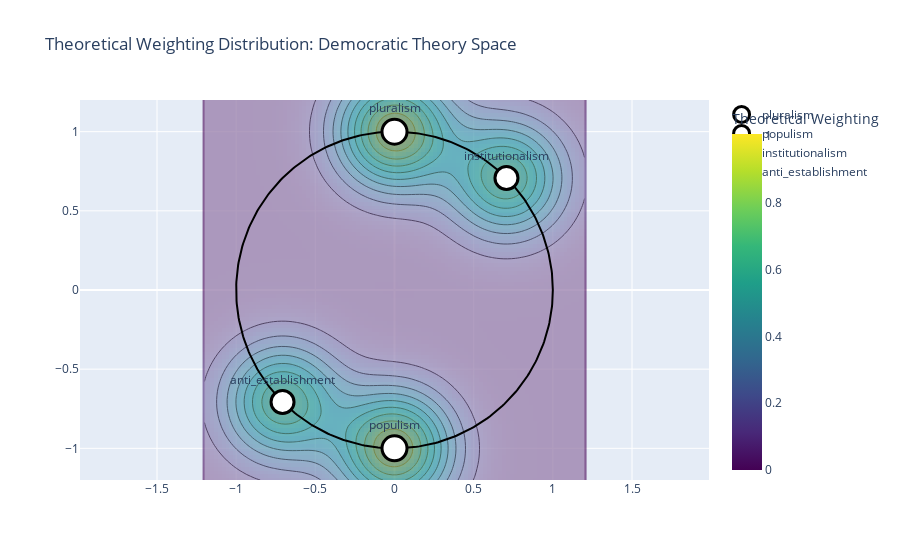

Notebook code cell kept with this figure:
### Code cell
# 2. Theoretical Weighting Heatmap Demonstration
weighting_viz = TheoreticalWeightingVisualizer()

fig_weighting = weighting_viz.create_weighting_heatmap(
    anchors=democracy_anchors,
    title="Theoretical Weighting Distribution: Democratic Theory Space",
    show_contours=True
)

# Figure displays automatically - no need for explicit .show()

print("🌈 Theoretical weighting visualization reveals:")
print("  • Anchor influence zones across coordinate space")
print("  • Weight-based distribution (stronger anchors = higher weighting)")
print("  • Contour lines showing equipotential theoretical regions")
print("  • Framework Specification v3.2 theoretical weighting modeling implementation")

### Figure 1 — Plotly figure (JSON) as saved in the notebook; plotly's stock layout.template omitted (floating-point values rounded to 4 significant figures; data arrays with more than 128 entries replaced by an {"elided": "..."} marker saying what was removed)
{"data": [{"colorbar": {"title": {"text": "Theoretical Weighting"}}, "colorscale": [[0, "#440154"], [0.1111, "#482878"], [0.2222, "#3e4989"], [0.3333, "#31688e"], [0.4444, "#26828e"], [0.5556, "#1f9e89"], [0.6667, "#35b779"], [0.7778, "#6ece58"], [0.8889, "#b5de2b"], [1, "#fde725"]], "hovertemplate": "Weighting: %{z:.3f}<extra></extra>", "opacity": 0.6, "type": "heatmap", "x": [-1.2, -1.176, -1.152, -1.127, -1.103, -1.079, -1.055, -1.03, -1.006, -0.9818, -0.9576, -0.9333, -0.9091, -0.8848, -0.8606, -0.8364, -0.8121, -0.7879, -0.7636, -0.7394, -0.7152, -0.6909, -0.6667, -0.6424, -0.6182, -0.5939, -0.5697, -0.5455, -0.5212, -0.497, -0.4727, -0.4485, -0.4242, -0.4, -0.3758, -0.3515, -0.3273, -0.303, -0.2788, -0.2545, -0.2303, -0.2061, -0.1818, -0.1576, -0.1333, -0.1091, -0.08485, -0.06061, -0.03636, -0.01212, 0.01212, 0.03636, 0.06061, 0.08485, 0.1091, 0.1333, 0.1576, 0.1818, 0.2061, 0.2303, 0.2545, 0.2788, 0.303, 0.3273, 0.3515, 0.3758, 0.4, 0.4242, 0.4485, 0.4727, 0.497, 0.5212, 0.5455, 0.5697, 0.5939, 0.6182, 0.6424, 0.6667, 0.6909, 0.7152, 0.7394, 0.7636, 0.7879, 0.8121, 0.8364, 0.8606, 0.8848, 0.9091, 0.9333, 0.9576, 0.9818, 1.006, 1.03, 1.055, 1.079, 1.103, 1.127, 1.152, 1.176, 1.2], "y": [-1.2, -1.176, -1.152, -1.127, -1.103, -1.079, -1.055, -1.03, -1.006, -0.9818, -0.9576, -0.9333, -0.9091, -0.8848, -0.8606, -0.8364, -0.8121, -0.7879, -0.7636, -0.7394, -0.7152, -0.6909, -0.6667, -0.6424, -0.6182, -0.5939, -0.5697, -0.5455, -0.5212, -0.497, -0.4727, -0.4485, -0.4242, -0.4, -0.3758, -0.3515, -0.3273, -0.303, -0.2788, -0.2545, -0.2303, -0.2061, -0.1818, -0.1576, -0.1333, -0.1091, -0.08485, -0.06061, -0.03636, -0.01212, 0.01212, 0.03636, 0.06061, 0.08485, 0.1091, 0.1333, 0.1576, 0.1818, 0.2061, 0.2303, 0.2545, 0.2788, 0.303, 0.3273, 0.3515, 0.3758, 0.4, 0.4242, 0.4485, 0.4727, 0.497, 0.5212, 0.5455, 0.5697, 0.5939, 0.6182, 0.6424, 0.6667, 0.6909, 0.7152, 0.7394, 0.7636, 0.7879, 0.8121, 0.8364, 0.8606, 0.8848, 0.9091, 0.9333, 0.9576, 0.9818, 1.006, 1.03, 1.055, 1.079, 1.103, 1.127, 1.152, 1.176, 1.2], "z": {"elided": "100x100 float values"}}, {"colorscale": [[0, "rgb(247,251,255)"], [0.125, "rgb(222,235,247)"], [0.25, "rgb(198,219,239)"], [0.375, "rgb(158,202,225)"], [0.5, "rgb(107,174,214)"], [0.625, "rgb(66,146,198)"], [0.75, "rgb(33,113,181)"], [0.875, "rgb(8,81,156)"], [1, "rgb(8,48,107)"]], "hovertemplate": "Weighting Level: %{z:.3f}<extra></extra>", "line": {"width": 1}, "opacity": 0.4, "showscale": false, "type": "contour", "x": [-1.2, -1.176, -1.152, -1.127, -1.103, -1.079, -1.055, -1.03, -1.006, -0.9818, -0.9576, -0.9333, -0.9091, -0.8848, -0.8606, -0.8364, -0.8121, -0.7879, -0.7636, -0.7394, -0.7152, -0.6909, -0.6667, -0.6424, -0.6182, -0.5939, -0.5697, -0.5455, -0.5212, -0.497, -0.4727, -0.4485, -0.4242, -0.4, -0.3758, -0.3515, -0.3273, -0.303, -0.2788, -0.2545, -0.2303, -0.2061, -0.1818, -0.1576, -0.1333, -0.1091, -0.08485, -0.06061, -0.03636, -0.01212, 0.01212, 0.03636, 0.06061, 0.08485, 0.1091, 0.1333, 0.1576, 0.1818, 0.2061, 0.2303, 0.2545, 0.2788, 0.303, 0.3273, 0.3515, 0.3758, 0.4, 0.4242, 0.4485, 0.4727, 0.497, 0.5212, 0.5455, 0.5697, 0.5939, 0.6182, 0.6424, 0.6667, 0.6909, 0.7152, 0.7394, 0.7636, 0.7879, 0.8121, 0.8364, 0.8606, 0.8848, 0.9091, 0.9333, 0.9576, 0.9818, 1.006, 1.03, 1.055, 1.079, 1.103, 1.127, 1.152, 1.176, 1.2], "y": [-1.2, -1.176, -1.152, -1.127, -1.103, -1.079, -1.055, -1.03, -1.006, -0.9818, -0.9576, -0.9333, -0.9091, -0.8848, -0.8606, -0.8364, -0.8121, -0.7879, -0.7636, -0.7394, -0.7152, -0.6909, -0.6667, -0.6424, -0.6182, -0.5939, -0.5697, -0.5455, -0.5212, -0.497, -0.4727, -0.4485, -0.4242, -0.4, -0.3758, -0.3515, -0.3273, -0.303, -0.2788, -0.2545, -0.2303, -0.2061, -0.1818, -0.1576, -0.1333, -0.1091, -0.08485, -0.06061, -0.03636, -0.01212, 0.01212, 0.03636, 0.06061, 0.08485, 0.1091, 0.1333, 0.1576, 0.1818, 0.2061, 0.2303, 0.2545, 0.2788, 0.303, 0.3273, 0.3515, 0.3758, 0.4, 0.4242, 0.4485, 0.4727, 0.497, 0.5212, 0.5455, 0.5697, 0.5939, 0.6182, 0.6424, 0.6667, 0.6909, 0.7152, 0.7394, 0.7636, 0.7879, 0.8121, 0.8364, 0.8606, 0.8848, 0.9091, 0.9333, 0.9576, 0.9818, 1.006, 1.03, 1.055, 1.079, 1.103, 1.127, 1.152, 1.176, 1.2], "z": {"elided": "100x100 float values"}}, {"hoverinfo": "skip", "line": {"color": "black", "width": 2}, "mode": "lines", "showlegend": false, "type": "scatter", "x": {"elided": "361 float values"}, "y": {"elided": "361 float values"}}, {"hovertemplate": "<b>pluralism</b><br>Weight: 1.0<extra></extra>", "marker": {"color": "white", "line": {"color": "black", "width": 3}, "size": 25}, "mode": "markers+text", "name": "pluralism", "text": ["pluralism"], "textposition": "top center", "type": "scatter", "x": [6.123e-17], "y": [1]}, {"hovertemplate": "<b>populism</b><br>Weight: 1.0<extra></extra>", "marker": {"color": "white", "line": {"color": "black", "width": 3}, "size": 25}, "mode": "markers+text", "name": "populism", "text": ["populism"], "textposition": "top center", "type": "scatter", "x": [-1.837e-16], "y": [-1]}, {"hovertemplate": "<b>institutionalism</b><br>Weight: 0.8<extra></extra>", "marker": {"color": "white", "line": {"color": "black", "width": 3}, "size": 23}, "mode": "markers+text", "name": "institutionalism", "text": ["institutionalism"], "textposition": "top center", "type": "scatter", "x": [0.7071], "y": [0.7071]}, {"hovertemplate": "<b>anti_establishment</b><br>Weight: 0.8<extra></extra>", "marker": {"color": "white", "line": {"color": "black", "width": 3}, "size": 23}, "mode": "markers+text", "name": "anti_establishment", "text": ["anti_establishment"], "textposition": "top center", "type": "scatter", "x": [-0.7071], "y": [-0.7071]}], "layout": {"showlegend": true, "title": {"text": "Theoretical Weighting Distribution: Democratic Theory Space"}, "xaxis": {"range": [-1.2, 1.2], "scaleanchor": "y", "scaleratio": 1}, "yaxis": {"range": [-1.2, 1.2]}}}
